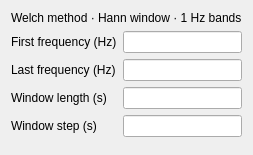
<?xml version="1.0" encoding="UTF-8"?>
<ui version="4.0">
 <class>SpectralSettings</class>
 <widget class="QWidget" name="SpectralSettings">
  <layout class="QVBoxLayout" name="verticalLayout">
   <item>
    <widget class="QLabel" name="method_label">
     <property name="text">
      <string>Welch method · Hann window · 1 Hz bands</string>
     </property>
    </widget>
   </item>
   <item>
    <layout class="QFormLayout" name="formLayout">
     <item row="0" column="0">
      <widget class="QLabel" name="first_freq_label">
       <property name="text"><string>First frequency (Hz)</string></property>
       <property name="buddy"><cstring>first_freq_lineEdit</cstring></property>
      </widget>
     </item>
     <item row="0" column="1">
      <widget class="QLineEdit" name="first_freq_lineEdit"/>
     </item>
     <item row="1" column="0">
      <widget class="QLabel" name="last_freq_label">
       <property name="text"><string>Last frequency (Hz)</string></property>
       <property name="buddy"><cstring>last_freq_lineEdit</cstring></property>
      </widget>
     </item>
     <item row="1" column="1">
      <widget class="QLineEdit" name="last_freq_lineEdit"/>
     </item>
     <item row="2" column="0">
      <widget class="QLabel" name="win_len_label">
       <property name="text"><string>Window length (s)</string></property>
       <property name="buddy"><cstring>win_len_lineEdit</cstring></property>
      </widget>
     </item>
     <item row="2" column="1">
      <widget class="QLineEdit" name="win_len_lineEdit">
       <property name="toolTip"><string>Use whole seconds to align the FFT bins with the fixed 1 Hz bands.</string></property>
      </widget>
     </item>
     <item row="3" column="0">
      <widget class="QLabel" name="win_step_label">
       <property name="text"><string>Window step (s)</string></property>
       <property name="buddy"><cstring>win_step_lineEdit</cstring></property>
      </widget>
     </item>
     <item row="3" column="1">
      <widget class="QLineEdit" name="win_step_lineEdit">
       <property name="toolTip"><string>Use a step shorter than the window length to overlap consecutive windows.</string></property>
      </widget>
     </item>
    </layout>
   </item>
   <item>
    <spacer name="verticalSpacer">
     <property name="orientation"><enum>Qt::Vertical</enum></property>
    </spacer>
   </item>
  </layout>
 </widget>
 <resources/>
 <connections/>
</ui>
